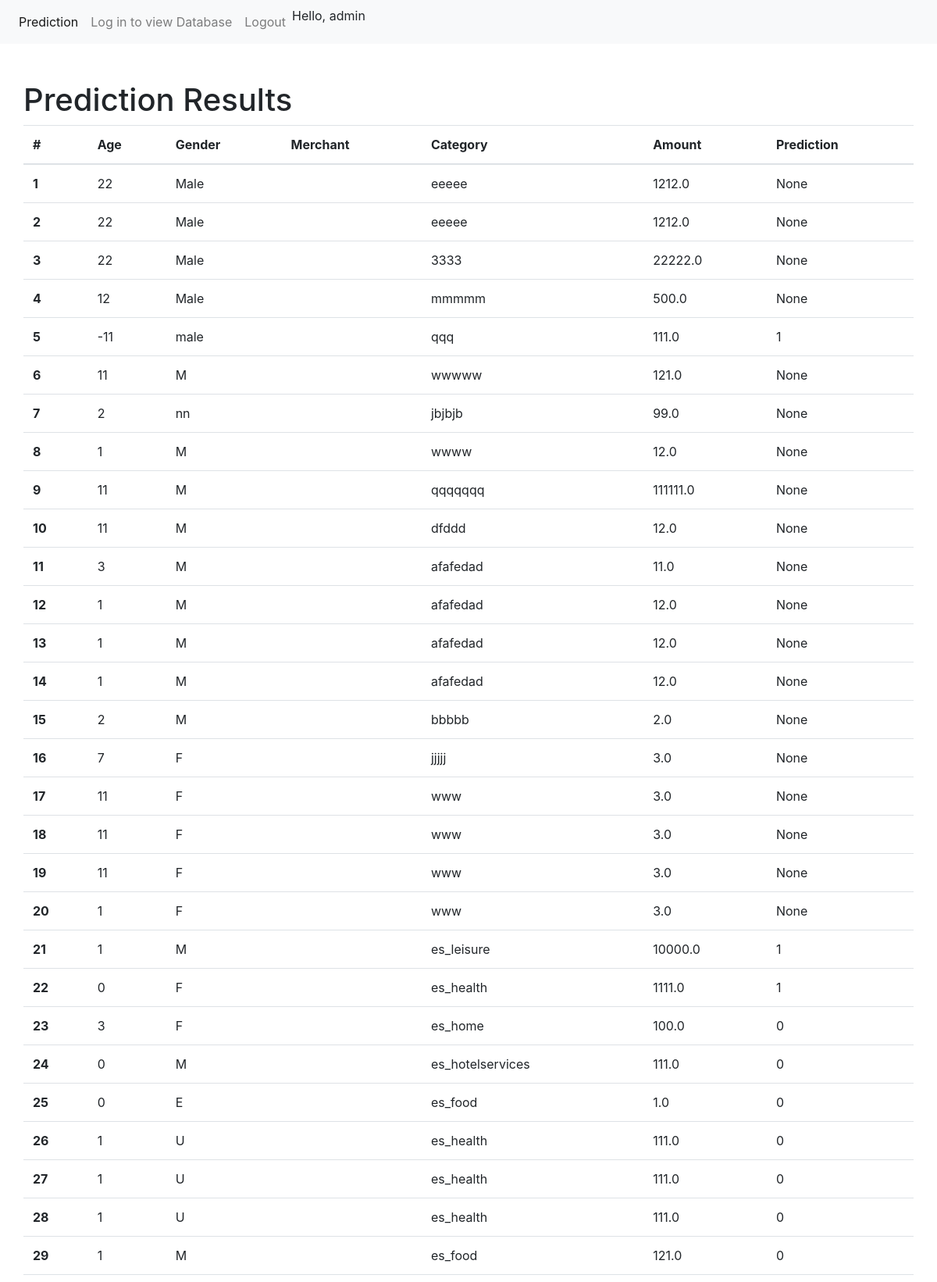
The page /results/ (signed in, upper part) on the database its author committed.
### predict/models.py (models this page shows, shortened)
class PredResults(models.Model):
	CATEGORY=[('es_barsandrestaurants','es_barsandrestaurants'),
		('es_contents','es_contents'),
		('es_fashion','es_fashion'),
		('es_food','es_food' ),
		('es_health','es_health'),
		('es_home','es_home'),
		('es_hotelservices','es_hotelservices'),
		('es_hyper', 'es_hyper'),
		('es_leisure','es_leisure'),
		('es_otherservices','es_otherservices'),
		('es_sportsandtoys','es_sportsandtoys'),
		('es_tech','es_tech'),
		('es_transportation','es_transportation'),
		('es_travel','es_travel'),
		('es_wellnessandbeauty','es_wellnessandbeauty'),]
	AGE= [("0","<= 18"),
		("1","19-25"),
		("2","26-35"),
		("3","36-45"),
		("4","46-55"),
		("5","56-65"),
		("6",">65"),
		("U","unknown"),
		]
	CHOICE=[
		("E", "E"),
		("F", "F"),
		("M", "M"),
		("U", "U"),
	]
	age= models.CharField(max_length=30, null=True, choices=AGE)
	gender= models.CharField(max_length=30, null=True, choices=CHOICE)
	category= models.CharField(max_length=300, null=True, choices=CATEGORY)
	amount= models.FloatField()
	classification= models.CharField(max_length=30, null=True)

### predict/views.py (the view)
# urls.py: path('results/', views.view_results, name='results'),
@login_required()
def view_results(request):
    data = {"dataset": PredResults.objects.all()}
    return render(request, "predict/results.html", data)

### predict/templates/predict/results.html
{% extends "predict/base.html" %}
{% block main %}
    <div class="container pt-5">
        <div class="row">
        <h1>Prediction Results</h1>
            <table class="table">
                <thead>
                <tr>
                <th scope="col">#</th>
                <th scope="col">Age</th>
                <th scope="col">Gender</th>
                <th scope="col">Merchant</th>
                <th scope="col">Category</th>
                <th scope="col">Amount</th>
                <th scope="col">Prediction</th>
                </tr>
                </thead>
                <tbody>
                {% for data in dataset %}
                    <tr>
                    <th scope="row">{{ data.id }}</th>
                    <td>{{ data.age }}</td>
                    <td>{{ data.gender }}</td>
                    <td>{{ data.merchant }}</td>
                    <td>{{ data.category }}</td>
                    <td>{{ data.amount }}</td>
                    <td>{{ data.classification }}</td>
                    </tr>
                {% endfor %}
                </tbody>
            </table>
        </div>
    </div>
{% endblock %}

### predict/templates/predict/base.html (shortened to what this page needs)
<!doctype html>
<html lang="en">
    <head>
    <link rel="stylesheet" href="https://stackpath.bootstrapcdn.com/bootstrap/4.4.1/css/bootstrap.min.css">
    </head>
    <body>
    <nav class="navbar navbar-expand-lg navbar-light bg-light">
        <div class="collapse navbar-collapse" id="navbarSupportedContent">
            <ul class="navbar-nav mr-auto">
                <li class="nav-item active">
                    <a class="nav-link" href="/">Prediction <span class="sr-only">(current)</span></a>
                </li>
                <li class="nav-item">
                    <a class="nav-link" href="{% url 'login'%}">Log in to view Database</a>
                </li>
                {% if user.is_authenticated%}
                <li class="nav-item">
                    <a class="nav-link" href="{% url 'logout'%}">Logout</a>
                </li>
                <li class="nav-item">
                    <a  class="d-block">Hello, {{request.user}}</a>
                </li>
                {%endif%}
            </ul>
        </div>
    </nav>
    {% block main %}
    {% endblock %}
    </body>
</html>

### rows shown on the page
PredResults: id "1", age "22", gender "Male", category "eeeee", amount "1212.0", classification "None"
PredResults: id "2", age "22", gender "Male", category "eeeee", amount "1212.0", classification "None"
PredResults: id "3", age "22", gender "Male", category "3333", amount "22222.0", classification "None"
PredResults: id "4", age "12", gender "Male", category "mmmmm", amount "500.0", classification "None"
PredResults: id "5", age "-11", gender "male", category "qqq", amount "111.0", classification "1"
PredResults: id "6", age "11", gender "M", category "wwwww", amount "121.0", classification "None"
PredResults: id "7", age "2", gender "nn", category "jbjbjb", amount "99.0", classification "None"
PredResults: id "8", age "1", gender "M", category "wwww", amount "12.0", classification "None"
PredResults: id "9", age "11", gender "M", category "qqqqqqq", amount "111111.0", classification "None"
PredResults: id "10", age "11", gender "M", category "dfddd", amount "12.0", classification "None"
PredResults: id "11", age "3", gender "M", category "afafedad", amount "11.0", classification "None"
PredResults: id "12", age "1", gender "M", category "afafedad", amount "12.0", classification "None"
PredResults: id "13", age "1", gender "M", category "afafedad", amount "12.0", classification "None"
PredResults: id "14", age "1", gender "M", category "afafedad", amount "12.0", classification "None"
PredResults: id "15", age "2", gender "M", category "bbbbb", amount "2.0", classification "None"
PredResults: id "16", age "7", gender "F", category "jjjjj", amount "3.0", classification "None"
PredResults: id "17", age "11", gender "F", category "www", amount "3.0", classification "None"
PredResults: id "18", age "11", gender "F", category "www", amount "3.0", classification "None"
PredResults: id "19", age "11", gender "F", category "www", amount "3.0", classification "None"
PredResults: id "20", age "1", gender "F", category "www", amount "3.0", classification "None"
PredResults: id "21", age "1", gender "M", category "es_leisure", amount "10000.0", classification "1"
PredResults: id "22", age "0", gender "F", category "es_health", amount "1111.0", classification "1"
PredResults: id "23", age "3", gender "F", category "es_home", amount "100.0", classification "0"
PredResults: id "24", age "0", gender "M", category "es_hotelservices", amount "111.0", classification "0"
PredResults: id "25", age "0", gender "E", category "es_food", amount "1.0", classification "0"
PredResults: id "26", age "1", gender "U", category "es_health", amount "111.0", classification "0"
PredResults: id "27", age "1", gender "U", category "es_health", amount "111.0", classification "0"
PredResults: id "28", age "1", gender "U", category "es_health", amount "111.0", classification "0"
PredResults: id "29", age "1", gender "M", category "es_food", amount "121.0", classification "0"

### other values the page prints
{{ request.user }} "admin"
